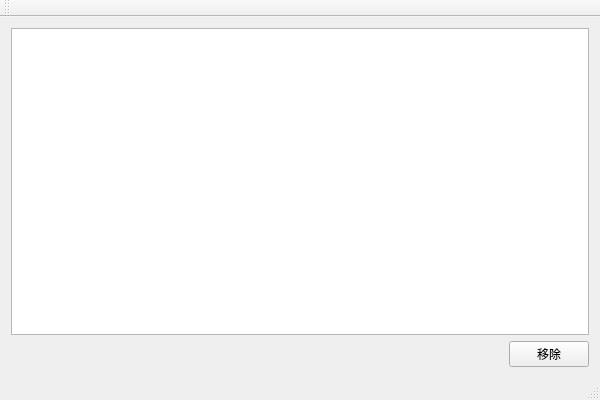
<?xml version="1.0" encoding="UTF-8"?>
<ui version="4.0">
 <class>TTest12_2AClass</class>
 <widget class="QMainWindow" name="TTest12_2AClass">
  <property name="geometry">
   <rect>
    <x>0</x>
    <y>0</y>
    <width>600</width>
    <height>400</height>
   </rect>
  </property>
  <property name="windowTitle">
   <string>TTest12_2A</string>
  </property>
  <widget class="QWidget" name="centralWidget">
   <layout class="QVBoxLayout" name="verticalLayout">
    <item>
     <widget class="QListWidget" name="listWidget"/>
    </item>
    <item>
     <layout class="QHBoxLayout" name="horizontalLayout">
      <item>
       <spacer name="horizontalSpacer">
        <property name="orientation">
         <enum>Qt::Horizontal</enum>
        </property>
        <property name="sizeHint" stdset="0">
         <size>
          <width>448</width>
          <height>20</height>
         </size>
        </property>
       </spacer>
      </item>
      <item>
       <widget class="QPushButton" name="btnRemove">
        <property name="text">
         <string>移除</string>
        </property>
       </widget>
      </item>
     </layout>
    </item>
   </layout>
  </widget>
  <widget class="QMenuBar" name="menuBar">
   <property name="geometry">
    <rect>
     <x>0</x>
     <y>0</y>
     <width>600</width>
     <height>23</height>
    </rect>
   </property>
  </widget>
  <widget class="QToolBar" name="mainToolBar">
   <attribute name="toolBarArea">
    <enum>TopToolBarArea</enum>
   </attribute>
   <attribute name="toolBarBreak">
    <bool>false</bool>
   </attribute>
  </widget>
  <widget class="QStatusBar" name="statusBar"/>
 </widget>
 <layoutdefault spacing="6" margin="11"/>
 <resources>
  <include location="TTest12_2A.qrc"/>
 </resources>
 <connections/>
</ui>
